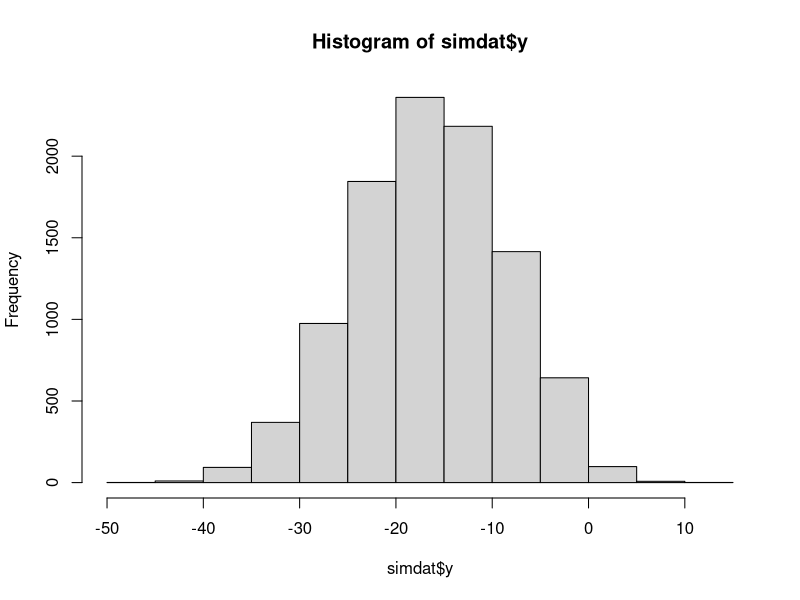

Generate this figure with R: (Note: this script raises an error after producing the figure.)
#Dev R 3.3.0 "Supposedly Educational"
#simulates age-period-cohort effects on continuous outcome; ols
#
#Bryce Bartlett

#clear cache
rm(list=ls())

#@@@@@@@@
#funcitons and preliminaries
outdir="H:/projects/APC/output/"

#@@@@@@@@
#dependencies
library(lme4); library(ggplot2); library(dplyr)


#@@@@@@@@
#id variance and effects

#need to use Luo and Hodges 2015 estimates
beta=c(.5,-.7,0,.6); names(beta)=c('int','age','period','cohort')
#set r-squared for simulation
#r2=.1
sig=.15
n=10000 #sample size

#sumulate data
simdat = data.frame(
  'int'=rep(1,n),
  'age'=rpois(n,20),
  'period'= sample(0:30,n,replace=TRUE)
)

simdat$cohort = simdat$period-simdat$age

#draw outcome
simdat$y=rnorm(
  n=nrow(simdat),mean=as.matrix(simdat) %*% beta,
sd=sig)

print(summary(simdat))

print(hist(simdat$y))

print(
summary(lm(y~age+period+cohort,data=simdat))
)

print(beta)

#mean center period and cohrt
simdat$c.cohort = mean(simdat$cohort) -  simdat$cohort
simdat$c.period = mean(simdat$period) -  simdat$period

#HAPC
hapc = lmer(y~-1+age + c.cohort + c.period + (1 | c.cohort) + (1 | c.period),simdat)
summary(hapc)

#@@@@@@@@@@@@@@@
#windows function
#@@@@@@@@@@@@@@@

#helper function for slicing
window=function(var,w){
  #input is a numeric vector for a,p,c
  #w is a positive integer for the size of the "window" for dummy variables
  #output is an ordered factor with the windows...
  
  #calculate nubmer of "breaks" required
  u=length(unique(var)) #uniqu items
  b=round(u/w)
  
  return(cut(var,b))
  
}

ndat = data.frame(y=simdat$y,
                  age=simdat$age,
                  period=window(simdat$period,3),
                  cohort=window(simdat$cohort,3))

ndat$period=as.numeric(ndat$period); ndat$cohort = as.numeric(ndat$cohort)

#age2 for linear example
simdat$age2=simdat$age-18
  
print(
  summary(lm(y~age+period+cohort,data=ndat))
)

write.csv(simdat,file=paste0(outdir,'simdat.csv'))


#restrictions test
#@@@@

#if only linear, then, where p=a+c
#yhat1=ba*a + bc*c 
#yhat2=bp*p = bp*(a+c)
#yhat1-yhat2=ba*a + bc*c - bp*a - bp*c = 0  ??

simdat$mcy = simdat$y-mean(simdat$y) # doesn't work

simdat$invage=simdat$age*-1
m1=lm(y~age+cohort,data=simdat)
m2=lm(y~period,data=simdat)
m3=lm(y~period+invage,data=simdat)

b1=coef(m1)
v1=vcov(m1)
b2=coef(m2)
b2a=c(b2,b2[length(b2)])
v2=vcov(m2)

b3=coef(m3)
v3=vcov(m3)

x1=model.matrix(~age+cohort,data=simdat)
x2=model.matrix(~period,data=simdat)

yhat1=x1%*%b1
#vhat1=x1%*%v1%*%t(x1)

yhat2=x2%*%b2
yhat2a=x1%*%b2a

print(
  mean(yhat1-yhat2)
)


p3=predict.lm(m3,se.fit=TRUE)

#yhat=xhat%*%b

#v=xhat%*%v%*%t(xhat)

